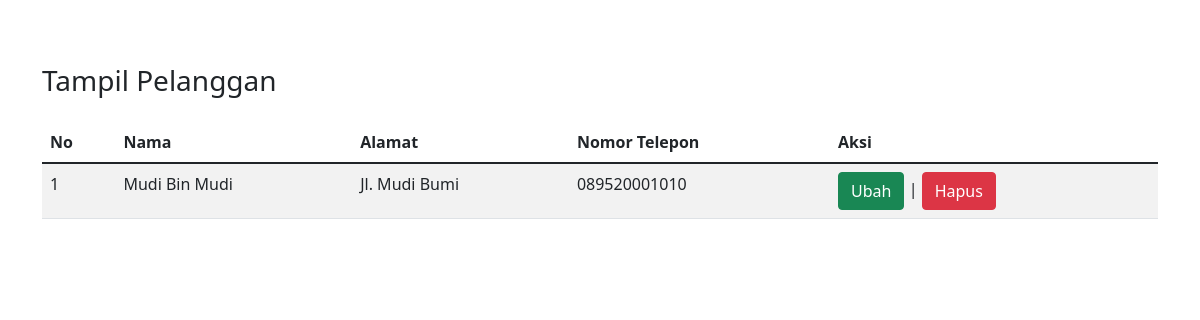
Page /tampil_pelanggan.php on the committed database.
### tables this page shows
CREATE TABLE `pelanggan` (
  `id_pelanggan` int(11) NOT NULL AUTO_INCREMENT,
  `nama` varchar(100) NOT NULL,
  `alamat` text NOT NULL,
  `telp` varchar(50) NOT NULL,
  PRIMARY KEY (`id_pelanggan`)
);

### tampil_pelanggan.php (the view, shortened to what this page needs)
<!DOCTYPE html>
<html>
<head>
	<link href="https://cdn.jsdelivr.net/npm/bootstrap@5.1.3/dist/css/bootstrap.min.css" rel="stylesheet">
</head>
<body>
	<div class="container mt-5 pt-3">
		<h3 class="mb-4"> Tampil Pelanggan </h3>
		<table class="table table-hover table-striped">
			<thead>
				<tr>
					<th>No</th>
					<th>Nama</th>
					<th>Alamat</th>
					<th>Nomor Telepon</th>
					<th>Aksi</th>
				</tr>
			</thead>
			<tbody>
				<?php
				include "db.php";
				$query = "SELECT * FROM pelanggan";
				if ($stmt = $conn->prepare($query)) {
					$stmt->execute();
					$stmt->bind_result($id, $nama, $alamat, $no_telepon);
					$index = 0;
					while ($stmt->fetch()) {
						$index++;
						echo "<tr>";
						echo "<td>{$index}</td>";
						echo "<td>{$nama}</td>";
						echo "<td>{$alamat}</td>";
						echo "<td>{$no_telepon}</td>";
						echo "<td><a href=\"ubah_pelanggan.php?id={$id}\" class=\"btn btn-success\">Ubah</a> | ";
						echo "<a href=\"hapus_pelanggan.php?id={$id}\" class=\"btn btn-danger\">Hapus</a></td>";
						echo "</tr>";
					}
				} else {
					die("Failed to prepare() statement: " . $conn->error);
				}
				?>
			</tbody>
		</table>
	</div>
</body>
</html>

### rows in the picture
pelanggan: nama "Mudi Bin Mudi", alamat "Jl. Mudi Bumi", telp "089520001010"
